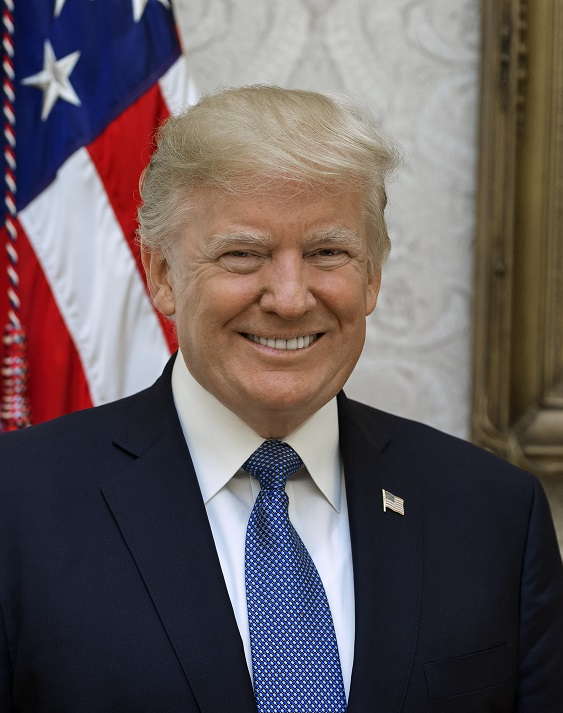
#> input picture Donald_Trump_official_portrait.jpg, 563 x 713 px
$ python NoMask_Detector_Sample.py Donald_Trump_official_portrait.jpg
#> lines starting #> are read from the running program, lines starting #| are printed output that depends on the picture; after the words box and inside, x2 and y2 are one past the last pixel; in counts of white or black regions, pixels touching at a corner belong together

#
# Detection Sample / サンプルのPythonコード
#
#       01/07/2021      Retar.jp
#
import cv2
import sys
import os.path

def detect(filename, cascade_file = "./NoMask_Detector_Casade.xml"):
#> called with filename = 'Donald_Trump_official_portrait.jpg', cascade_file = './NoMask_Detector_Casade.xml'
    if not os.path.isfile(cascade_file):
        raise RuntimeError("%s: not found" % cascade_file)

    cascade = cv2.CascadeClassifier(cascade_file)
    image = cv2.imread(filename, cv2.IMREAD_COLOR)
#> image is the input picture: shape (713, 563, 3); mean B, G, R 93.5, 91, 101
    gray = cv2.cvtColor(image, cv2.COLOR_BGR2GRAY)
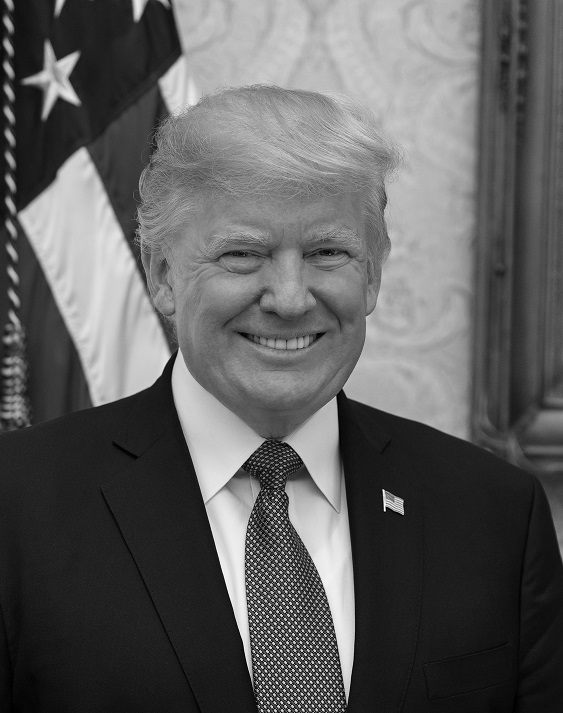
#> gray: shape (713, 563); min 0, max 253, mean 94.3
    gray = cv2.equalizeHist(gray)
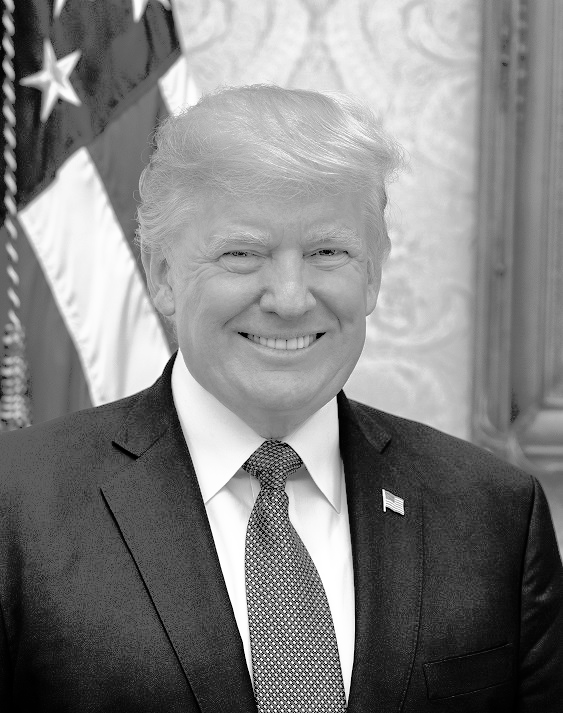
#> gray: shape (713, 563); min 0, max 255, mean 128.7

    faces = cascade.detectMultiScale(gray,
                                     # detector options
                                     scaleFactor = 1.1,
                                     minNeighbors = 5,
                                     minSize = (24, 24))
#> faces = [[223, 271, 122, 122]]
    for (x, y, w, h) in faces:
        cv2.rectangle(image, (x, y), (x + w, y + h), (0, 255, 0), 2)
#> this loop made 1 pass
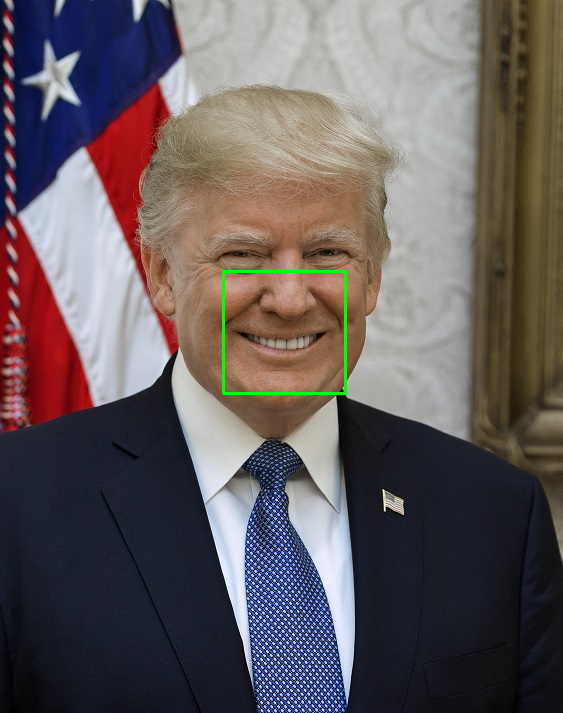
#> image: shape (713, 563, 3); 0.36% of pixels changed, all inside (x1, y1, x2, y2) = (222, 270, 347, 395)

    cv2.imshow("NoMask_Detect", image)
    cv2.waitKey(0)
    cv2.imwrite("Result.png", image)

if len(sys.argv) != 2:
    sys.stderr.write("usage: detect.py <filename>\n")
    sys.exit(-1)

detect(sys.argv[1])
